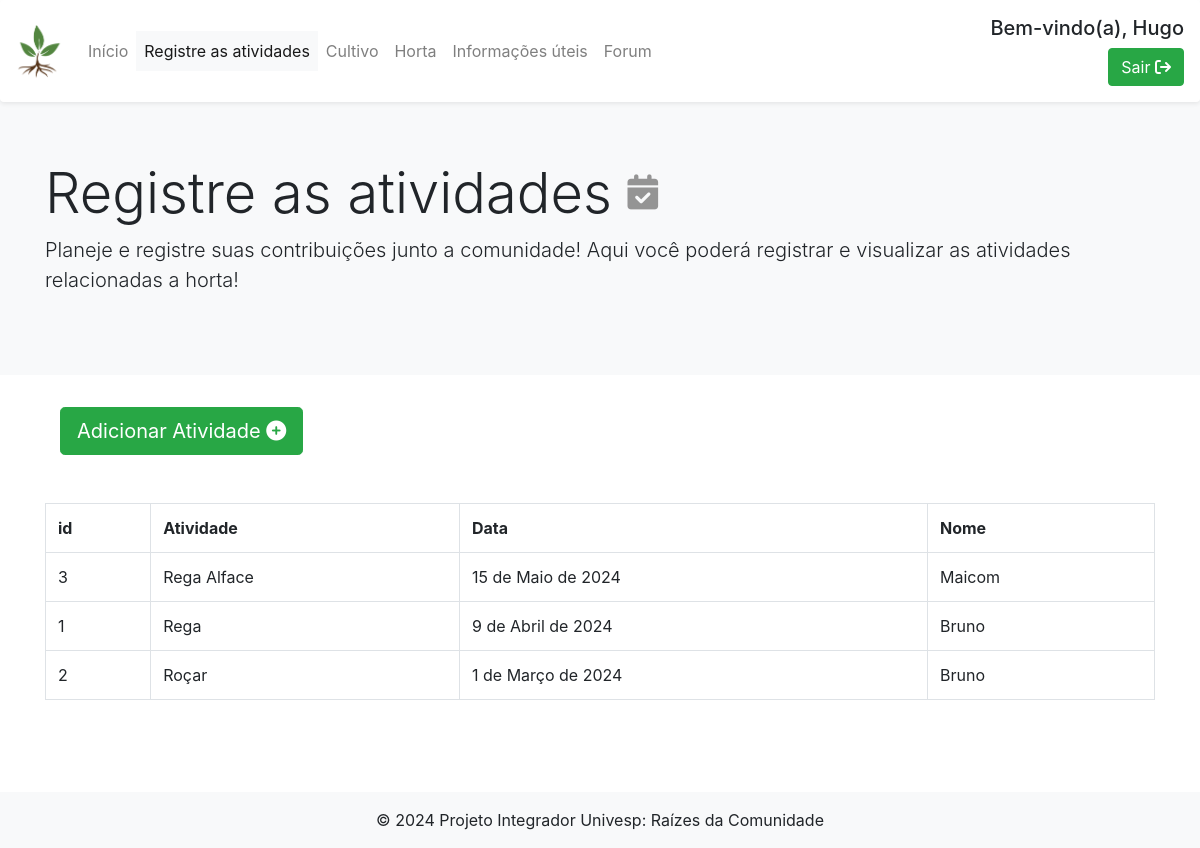
The app's page /atividades/ (signed in) with its own data.
### app_cad_atividades/models.py (models this page shows)
class Atividade(models.Model):
    id= models.AutoField(primary_key=True)
    atividade = models.TextField(max_length=255)
    dt_atividadedb = models.DateField()
    usuario_id = models.CharField(max_length=100, default="admin")

### app_cad_atividades/views.py (the view)
# urls.py: path("atividades/",views.atividades, name="atividade"),
@login_required(login_url="/login/login/")
def atividades(request):
    lista_atividades = {}
    if request.method == 'POST':
        atividade = request.POST.get("atividade")
        dt_atividade = request.POST.get("dt_atividade")
        usuario_id = request.user.username
        nova_atividade = Atividade(atividade=atividade, dt_atividadedb=dt_atividade ,usuario_id=usuario_id )
        nova_atividade.save()
    lista_atividades["atividades"] = Atividade.objects.all().order_by('-dt_atividadedb')[:10]
    return render(request, "atividades/atividade.html", lista_atividades)

### templates/atividades/atividade.html (shortened to what this page needs)
{% extends 'base.html' %}
{% block conteudo %}
<div class="jumbotron jumbotron-fluid bg-light">
    <div class="container">
      <h1 class="display-4">Registre as atividades <i class="fa-solid fa-calendar-check fa-2xs" style="color: #949494;"></i></h1>
      <p class="lead">Planeje e registre suas contribuições junto a comunidade! Aqui você poderá registrar e visualizar as atividades relacionadas a horta!</p>
    </div>
  </div>
    <div class="container">
        <div style="text-align: left;" class="container-fluid">
            <button type="button" class="btn btn-success btn-lg mb-5" data-toggle="modal" data-target="#modalAtividade" data-whatever="@mdo">Adicionar Atividade <i class="fa-solid fa-circle-plus" style="color: #ffffff;"></i></button>
        </div>
        <table class="table table-bordered table-strip table-hover">
            <tr>
                <th>id</th>
                <th>Atividade</th>
                <th>Data</th>
                <th>Nome</th>
            </tr>
             {% for atividade in atividades %}
                <tr>
                <td>{{atividade.id}}</td>
                <td>{{atividade.atividade}}</td>
                <td>{{atividade.dt_atividadedb}}</td>
                <td>{{atividade.usuario_id}}</td>
                </tr>
            {% endfor %}
        </table>
    </div>
{% endblock %}

### templates/base.html (shortened to what this page needs)
<!doctype html>
<html lang="en">
  <head>
    <link rel="stylesheet" href="https://stackpath.bootstrapcdn.com/bootstrap/4.1.3/css/bootstrap.min.css">
  </head>
  <body>
    <nav class="navbar navbar-expand-lg navbar-light bg-light fixed-top shadow-sm p-3 mb-5 bg-white rounded">
      <a class="navbar-brand" href="{% url 'home' %}"><img src="/media/icone.png" alt="logotipo" style="width: 3rem;"></a>
      <div class="collapse navbar-collapse" id="navbarNav">
        <ul class="navbar-nav">
          <li class="nav-item">
            <a class="nav-link" href="{% url 'home' %}">Início<span class="sr-only">(Página atual)</span></a>
          </li>
          <li class="nav-item">
            <a class="nav-link" href="{% url 'atividade' %}">Registre as atividades</a>
          </li>
          <li class="nav-item">
            <a class="nav-link" href="{% url 'cultivo' %}">Cultivo</a>
          </li>
          <li class="nav-item">
            <a class="nav-link" href="{% url 'minha_horta' %}">Horta</a>
          </li>
          <li class="nav-item">
            <a class="nav-link" href="{% url 'info-uteis' %}">Informações úteis</a>
          </li>
          <li class="nav-item">
            <a class="nav-link" href="{% url 'forum' %}">Forum</a>
          </li>
        </ul>
        <div class="ml-md-auto d-flex align-items-end flex-column">
          {% if user.is_authenticated %}
            <h5>Bem-vindo(a), {{user.username}}</h5>
            <a class="btn btn-success"  href="{% url 'logout' %}">Sair <i class="fa-solid fa-arrow-right-from-bracket" style="color: #ffffff;"></i></a>
          {% else %}
            <a class="nav-link btn btn-success" href="{% url 'login' %}">Entrar <i class="fa-solid fa-arrow-right-to-bracket" style="color: #ffffff;"></i></a>
          {% endif %}
        </div>
      </div>
    </nav>
    <main class="mb-5 mt-5 pb-5 pt-5">
    {% block conteudo %}
    {% endblock %}
    </main>
    <footer class="bg-body-tertiary text-center w-100 fixed-bottom">
      <div class="container p-4"></div>
      <div class="text-center p-3 bg-light">
        © 2024 Projeto Integrador Univesp:
        <a class="text-body" href="#">Raízes da Comunidade</a>
      </div>
    </footer>
  </body>
</html>

### templates/base.html (style rules this page uses)
body { overflow-y: auto; min-height: 100vh; }

### records on screen
Atividade: id "3", atividade "Rega Alface", dt_atividadedb "15 de Maio de 2024", usuario_id "Maicom"
Atividade: id "1", atividade "Rega", dt_atividadedb "9 de Abril de 2024", usuario_id "Bruno"
Atividade: id "2", atividade "Roçar", dt_atividadedb "1 de Março de 2024", usuario_id "Bruno"

### other values on screen
{{ user.username }} "Hugo"
